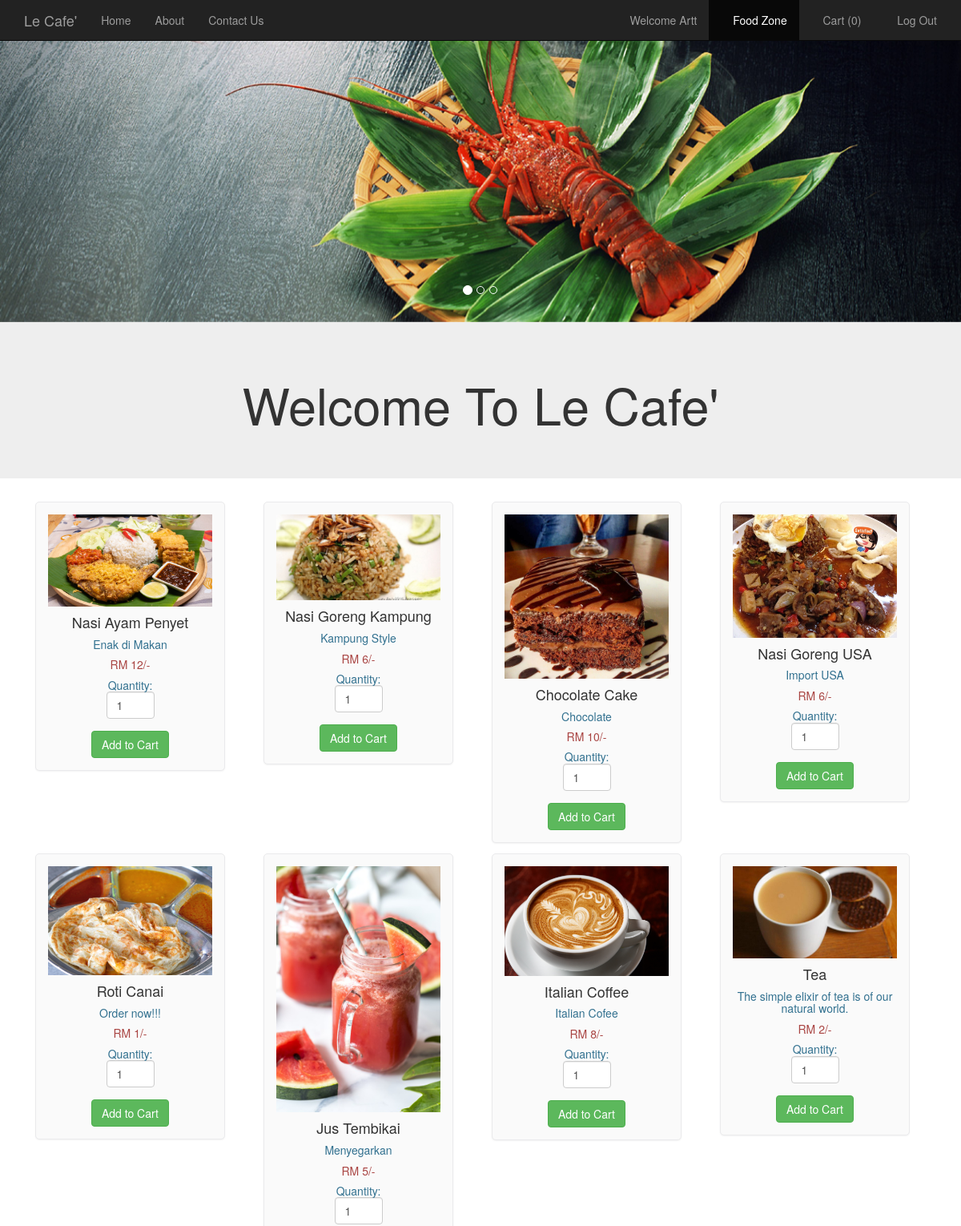
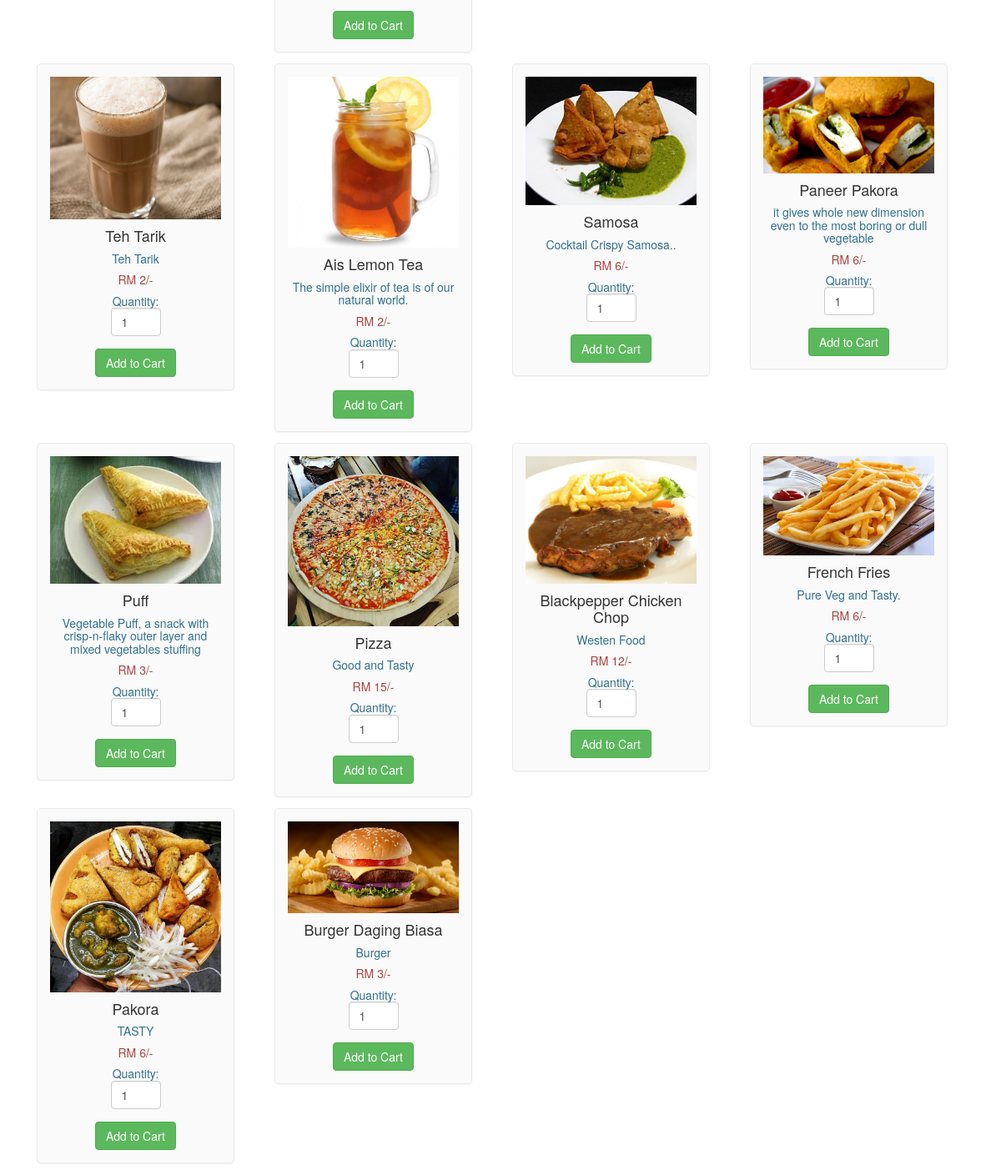
The app's page /foodlist (signed in) with its own data (2 pictures, top to bottom).
### tables this page shows
CREATE TABLE `food` (
  `F_ID` int(30) NOT NULL,
  `name` varchar(30) NOT NULL,
  `price` int(30) NOT NULL,
  `description` varchar(200) NOT NULL,
  `R_ID` int(30) NOT NULL,
  `images_path` varchar(200) NOT NULL,
  `options` varchar(10) NOT NULL DEFAULT 'ENABLE'
);

### foodlist.php (the view, shortened to what this page needs)
<html>
  <head>
  </head>
  <link rel="stylesheet" type = "text/css" href ="css/foodlist.css">
  <link rel="stylesheet" type = "text/css" href ="css/bootstrap.min.css">
  <body>
    <nav class="navbar navbar-inverse navbar-fixed-top navigation-clean-search" role="navigation">
      <div class="container">
        <div class="navbar-header">
          <a class="navbar-brand" href="/">Le Cafe'</a>
        </div>
        <div class="collapse navbar-collapse " id="myNavbar">
          <ul class="nav navbar-nav">
            <li><a href="/">Home</a></li>
            <li><a href="/aboutus">About</a></li>
            <li><a href="/contactus">Contact Us</a></li>
          </ul>
<?php
if(isset($_SESSION['login_user1'])){
?>
          <ul class="nav navbar-nav navbar-right">
            <li><a href="#"><span class="glyphicon glyphicon-user"></span> Welcome <?php echo $_SESSION['login_user1']; ?> </a></li>
            <li><a href="/myrestaurant">MANAGER CONTROL PANEL</a></li>
            <li><a href="/logout_m"><span class="glyphicon glyphicon-log-out"></span> Log Out </a></li>
          </ul>
<?php
}
else if (isset($_SESSION['login_user2'])) {
  ?>
           <ul class="nav navbar-nav navbar-right">
            <li><a href="#"><span class="glyphicon glyphicon-user"></span> Welcome <?php echo $_SESSION['login_user2']; ?> </a></li>
            <li class="active" ><a href="/foodlist"><span class="glyphicon glyphicon-cutlery"></span> Food Zone </a></li>
            <li><a href="/cart"><span class="glyphicon glyphicon-shopping-cart"></span> Cart  (<?php
              if(isset($_SESSION["cart"])){
              $count = count($_SESSION["cart"]);
              echo "$count";
            }
              else
                echo "0";
              ?>) </a></li>
            <li><a href="/logout_u"><span class="glyphicon glyphicon-log-out"></span> Log Out </a></li>
          </ul>
<?php
}
?>
        </div>
      </div>
    </nav>
    <div id="myCarousel" class="carousel slide" data-ride="carousel">
    <ol class="carousel-indicators">
      <li data-target="#myCarousel" data-slide-to="0" class="active"></li>
      <li data-target="#myCarousel" data-slide-to="1"></li>
      <li data-target="#myCarousel" data-slide-to="2"></li>
    </ol>
    <div class="carousel-inner">
      <div class="item active">
      <img src="images/slide002.jpg" style="width:100%;">
      <div class="carousel-caption">
      </div>
      </div>
    </div>
   <a class="left carousel-control" href="#myCarousel" data-slide="prev">
      <span class="glyphicon glyphicon-chevron-left"></span>
    </a>
    <a class="right carousel-control" href="#myCarousel" data-slide="next">
      <span class="glyphicon glyphicon-chevron-right"></span>
    </a>
    </div>
<div class="jumbotron">
  <div class="container text-center">
    <h1>Welcome To Le Cafe'</h1>
  </div>
</div>
<div class="container" style="width:95%;">
<?php
$conn = Connect();
$sql = "SELECT * FROM FOOD WHERE options = 'ENABLE' ORDER BY F_ID";
$result = mysqli_query($conn, $sql);
if (mysqli_num_rows($result) > 0)
{
  $count=0;
  while($row = mysqli_fetch_assoc($result)){
    if ($count == 0)
      echo "<div class='row'>";
?>
<div class="col-md-3">
<form method="post" action="/cart?action=add&id=<?php echo $row["F_ID"]; ?>">
<div class="mypanel" align="center";>
<img src="<?php echo $row["images_path"]; ?>" class="img-responsive">
<h4 class="text-dark"><?php echo $row["name"]; ?></h4>
<h5 class="text-info"><?php echo $row["description"]; ?></h5>
<h5 class="text-danger">RM <?php echo $row["price"]; ?>/-</h5>
<h5 class="text-info">Quantity: <input type="number" min="1" max="25" name="quantity" class="form-control" value="1" style="width: 60px;"> </h5>
<input type="submit" name="add" style="margin-top:5px;" class="btn btn-success" value="Add to Cart">
</div>
</form>
</div>
<?php
$count++;
if($count==4)
{
  echo "</div>";
  $count=0;
}
}
?>
</div>
</div>
  <?php
}
?>
</body>
</html>

### css/foodlist.css (style rules this page uses)
body,html { height: 100%; }
body { padding-top: 50px; background-image: url('bgimg1.jpg'); background-repeat: repeat; background-size: cover; background-position: center; }
.mypanel { border: 1px solid #eaeaec; margin: -1px 19px 3px -1px; box-shadow: 0 1px 2px rgba(0,0,0,0.05); background-color: #FAFAFA; padding:15px; border-radius: 5px; }
input { border: 5px solid white; }

### records on screen
food: images_path (picture), name "Nasi Ayam Penyet", description "Enak di Makan", price "12"
food: images_path (picture), name "Nasi Goreng Kampung", description "Kampung Style", price "6"
food: images_path (picture), name "Chocolate Cake", description "Chocolate", price "10"
food: images_path (picture), name "Nasi Goreng USA", description "Import USA", price "6"
food: images_path (picture), name "Roti Canai", description "Order now!!!", price "1"
food: images_path (picture), name "Jus Tembikai", description "Menyegarkan", price "5"
food: images_path (picture), name "Italian Coffee", description "Italian Cofee", price "8"
food: images_path (picture), name "Tea", description "The simple elixir of tea is of our natural world.", price "2"
food: images_path (picture), name "Teh Tarik", description "Teh Tarik", price "2"
food: images_path (picture), name "Ais Lemon Tea", description "The simple elixir of tea is of our natural world.", price "2"
food: images_path (picture), name "Samosa", description "Cocktail Crispy Samosa..", price "6"
food: images_path (picture), name "Paneer Pakora", description "it gives whole new dimension even to the most boring or dull vegetable", price "6"
food: images_path (picture), name "Puff", description "Vegetable Puff, a snack with crisp-n-flaky outer layer and mixed vegetables stuffing", price "3"
food: images_path (picture), name "Pizza", description "Good and Tasty", price "15"
food: images_path (picture), name "Blackpepper Chicken Chop", description "Westen Food", price "12"
food: images_path (picture), name "French Fries", description "Pure Veg and Tasty.", price "6"
food: images_path (picture), name "Pakora", description "TASTY", price "6"
food: images_path (picture), name "Burger Daging Biasa", description "Burger", price "3"

### other values on screen
$_SESSION['login_user2'] "Artt"
